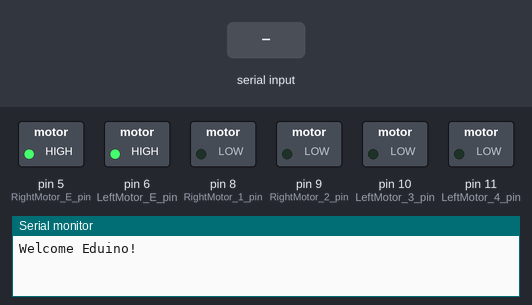
A sketch run on a simulated Arduino Uno, built with avr-gcc and run on an emulated ATmega328P. Parts: switched loads named in the sketch (green lamp = pin HIGH), the last lines printed to the serial monitor. The test bench sets the inputs (shaded band).

Above: at 1.2 s.
1.3 s: "g" received over Serial
At 3.1 s:
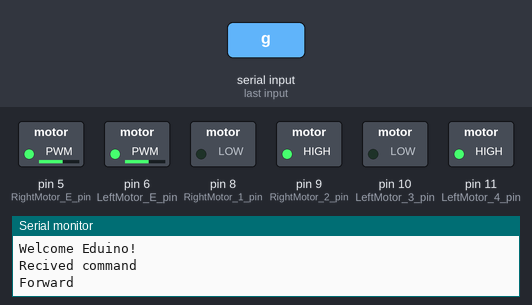
3.4 s: "b" received over Serial
At 4.9 s:
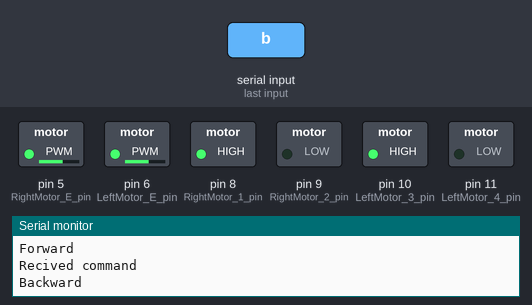
5.5 s: "s" received over Serial
7.6 s: "l" received over Serial
At 9.27 s:
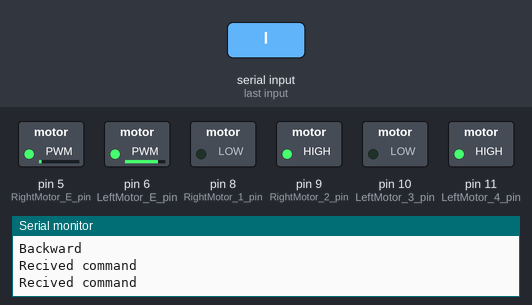
10.6 s: "r" received over Serial
At 12.27 s:
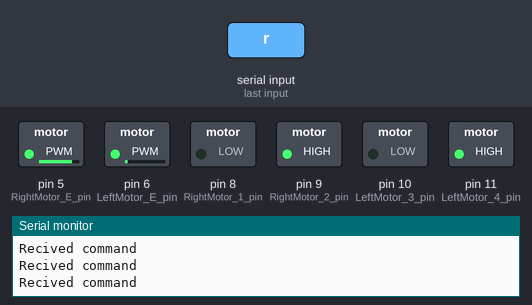
Timing chart, 0 to 14.0 s (numbered marks = the images above; inputs shaded):
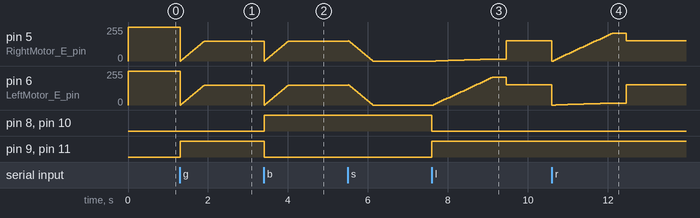

The sketch:

Smartcar_right_left.ino
```cpp
/* 이 소스는 에듀이노(Eduino)에 의해서 번역, 수정, 작성되었고 소유권 또한 에듀이노의 것입니다.
 *  소유권자의 허락을 받지 않고 무단으로 수정, 삭제하여 배포할 시 법적인 처벌을 받을 수도 있습니다.
 *
 *  에듀이노 SmartCar 예제
 *  - 스마트 자동차 전진, 후진, 정지 명령 시리얼통신으로 제어하기 -
 *
 *  PC와 USB케이블을 우노 보드와 연결한 상태에서
 *  터미널을 통해 키보드 명령을 하면 스마트 자동차가 움직이는 예제.
 *
 *  명령
 *  1. 터미널에 키보드로 g 라고 입력함
 *  -> 로봇이 전진
 *  2. 터미널에 키보드로 b 라고 입력함
 *  -> 로봇이 후진
 *  3. 터미널에 키보드로 s 라고 입력함
 *  -> 로봇이 정지
 *
 */
int prev_speed = 0;

int RightMotor_E_pin = 5;      // 오른쪽 모터의 Enable & PWM
int RightMotor_1_pin = 8;      // 오른쪽 모터 제어선 IN1
int RightMotor_2_pin = 9;     // 오른쪽 모터 제어선 IN2
int LeftMotor_3_pin = 10;      // 왼쪽 모터 제어선 IN3
int LeftMotor_4_pin = 11;      // 왼쪽 모터 제어선 IN4
int LeftMotor_E_pin = 6;      // 왼쪽 모터의 Enable & PWM

// 명령 함수들
void SmartCar_Go();
void SmartCar_Back();
void SmartCar_Stop();

char prev_command;
int E_carSpeed = 153; // 최대 속도의  60 %


void setup() {
  // declare the ledPin as an OUTPUT:
  pinMode(RightMotor_E_pin, OUTPUT);        // 출력모드로 설정
  pinMode(RightMotor_1_pin, OUTPUT);
  pinMode(RightMotor_2_pin, OUTPUT);
  pinMode(LeftMotor_3_pin, OUTPUT);
  pinMode(LeftMotor_4_pin, OUTPUT);
  pinMode(LeftMotor_E_pin, OUTPUT);

  Serial.begin(9600);                       // PC와의 시리얼 통신 9600bps로 설정

  Serial.println("Welcome Eduino!");

  digitalWrite(RightMotor_E_pin, HIGH);     // 오른쪽 모터의 Enable
  digitalWrite(LeftMotor_E_pin, HIGH);      // 왼쪽 모터의 Enable
}

void loop() {
  if (Serial.available())   // PC와의 시리얼통신으로 부터 받은 값이 있는지 판단
  {
    char command = Serial.read();    // 명령 저장
    Serial.println("Recived command");
    if(command == 'g'){               // 전진 명령
      SmartCar_Go();
    }
    else if(command == 'b'){          // 후진 명령
      SmartCar_Back();
    }
    else if(command == 's'){          // 정지 명령
      SmartCar_Stop();
    }
    else if(command == 'l'){          // 우회전 명령
      SmartCar_Right();

    }
    else if(command == 'r'){          // 좌회전 명령
      SmartCar_Left();
    }
    else{
    }
  }
}

void SmartCar_Go(){        // 전진
    Serial.println("Forward");
    digitalWrite(RightMotor_1_pin, LOW);
    digitalWrite(RightMotor_2_pin, HIGH);
    digitalWrite(LeftMotor_3_pin, LOW);
    digitalWrite(LeftMotor_4_pin, HIGH);

    for(int i=0; i<=E_carSpeed; i=i+5){
      analogWrite(RightMotor_E_pin, i);     // 오른쪽 모터 전진 PWM제어
      analogWrite(LeftMotor_E_pin, i);
      delay(20);
   }
   prev_command = 'g';
}
void SmartCar_Back(){        // 후진
    Serial.println("Backward");
    digitalWrite(RightMotor_1_pin, HIGH);
    digitalWrite(RightMotor_2_pin, LOW);
    digitalWrite(LeftMotor_3_pin, HIGH);
    digitalWrite(LeftMotor_4_pin, LOW);

    for(int i=0; i<=E_carSpeed; i=i+5){
      analogWrite(RightMotor_E_pin, i);     // 오른쪽 모터 전진 PWM제어
      analogWrite(LeftMotor_E_pin, i);
      delay(20);
    }
    prev_command = 'b';
}
void SmartCar_Stop(){       // 정지
    for(int i=E_carSpeed; i>=0; i=i-5){
      if(prev_command == 'g'){
        analogWrite(RightMotor_E_pin, i);
        analogWrite(LeftMotor_E_pin, i);
        delay(20);
      }else if(prev_command == 'b'){
        analogWrite(RightMotor_E_pin, i);
        analogWrite(LeftMotor_E_pin, i);
        delay(20);
      }
    }
    digitalWrite(RightMotor_E_pin, LOW);  // 오른쪽 모터 정지
    digitalWrite(LeftMotor_E_pin, LOW);   // 왼쪽 모터 정지
}

void SmartCar_Left()  // 좌회전
{
  digitalWrite(RightMotor_1_pin, LOW);
  digitalWrite(RightMotor_2_pin, HIGH);
  digitalWrite(LeftMotor_3_pin, LOW);
  digitalWrite(LeftMotor_4_pin, HIGH);
  prev_speed = 0;
  //Serial.println("leftleft");

  for (int i = prev_speed; i <= E_carSpeed; i = i + 5) {
    analogWrite(RightMotor_E_pin, i * 1.4);           // 140%
    analogWrite(LeftMotor_E_pin, i * 0.1);            // 20%
    delay(50);
  }
  prev_speed = E_carSpeed;
  delay(300);
  analogWrite(RightMotor_E_pin, prev_speed);
  analogWrite(LeftMotor_E_pin, prev_speed);

}
void SmartCar_Right() // 우회전
{
  digitalWrite(RightMotor_1_pin, LOW);
  digitalWrite(RightMotor_2_pin, HIGH);
  digitalWrite(LeftMotor_3_pin, LOW);
  digitalWrite(LeftMotor_4_pin, HIGH);

  prev_speed = 0;
  for (int i = prev_speed; i <= E_carSpeed; i = i + 5) {
    analogWrite(RightMotor_E_pin, i * 0.1);           // 20%
    analogWrite(LeftMotor_E_pin, i * 1.4);            // 140%
    delay(50);
  }
  prev_speed = E_carSpeed;
  delay(300);
  analogWrite(RightMotor_E_pin, prev_speed);
  analogWrite(LeftMotor_E_pin, prev_speed);
}
```

Measured:
- after the input at 1.3 s, pin 9 (RightMotor_2_pin), pin 11 (LeftMotor_4_pin): LOW → HIGH at once
- after the input at 3.4 s, pin 8 (RightMotor_1_pin), pin 10 (LeftMotor_3_pin): LOW → HIGH at once; pin 9 (RightMotor_2_pin), pin 11 (LeftMotor_4_pin): HIGH → LOW at once
- after the input at 7.6 s, pin 5 (RightMotor_E_pin): moves from 0/255 to 153/255 over 1.8 s, starting after 0.10 s; pin 6 (LeftMotor_E_pin): rises from 0/255 to 210/255 in 1.5 s, then falls to 153/255 in 0.35 s; pin 8 (RightMotor_1_pin), pin 10 (LeftMotor_3_pin): HIGH → LOW at once; pin 9 (RightMotor_2_pin), pin 11 (LeftMotor_4_pin): LOW → HIGH at once
- after the input at 10.6 s, pin 6 (LeftMotor_E_pin): 153/255 → 0/255 at once, → 1/255 0.10 s later, → 2/255 0.10 s later, → 3/255 0.10 s later, … (17 changes in this stretch)
